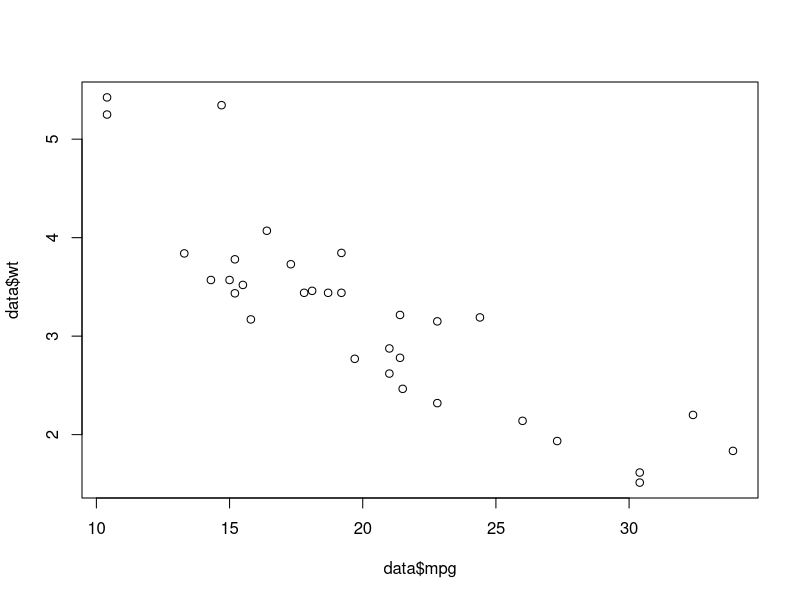
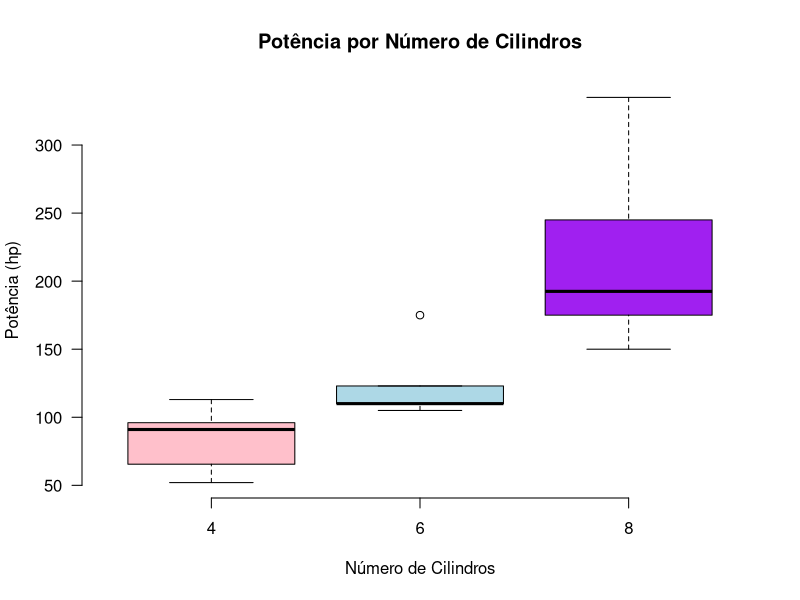
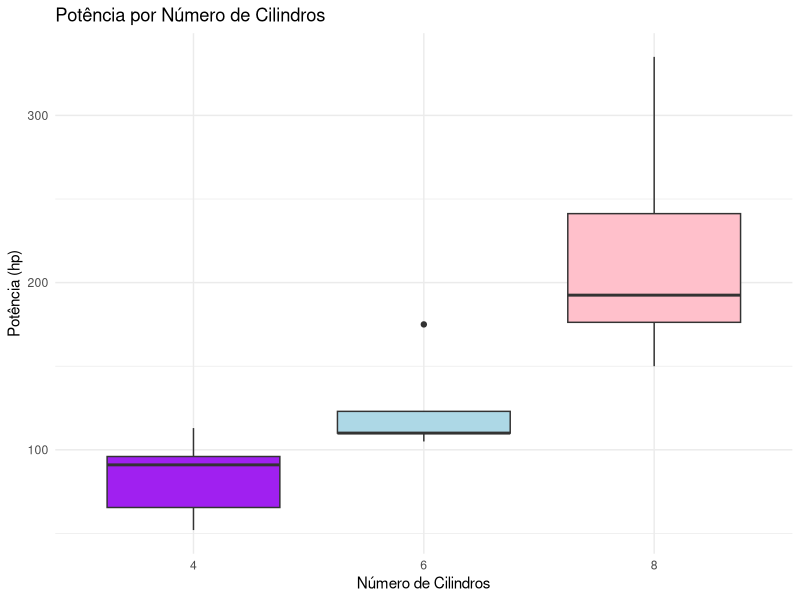
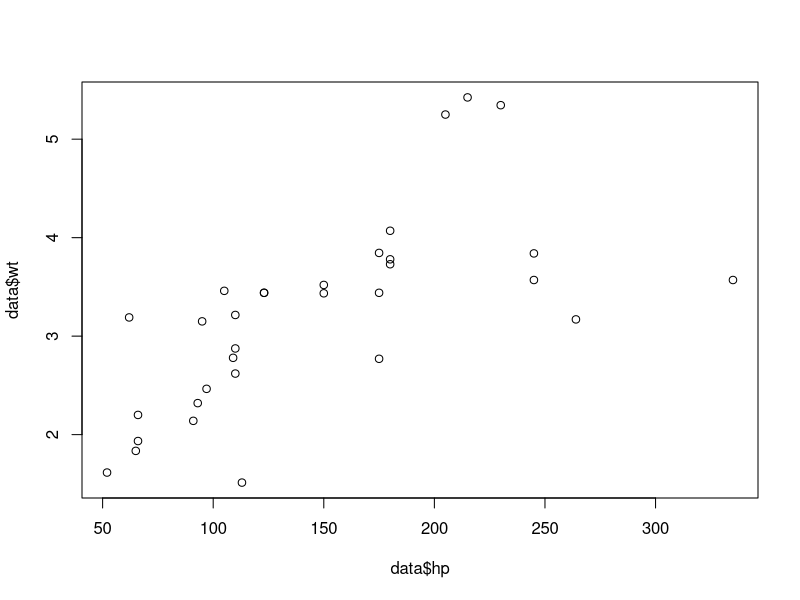
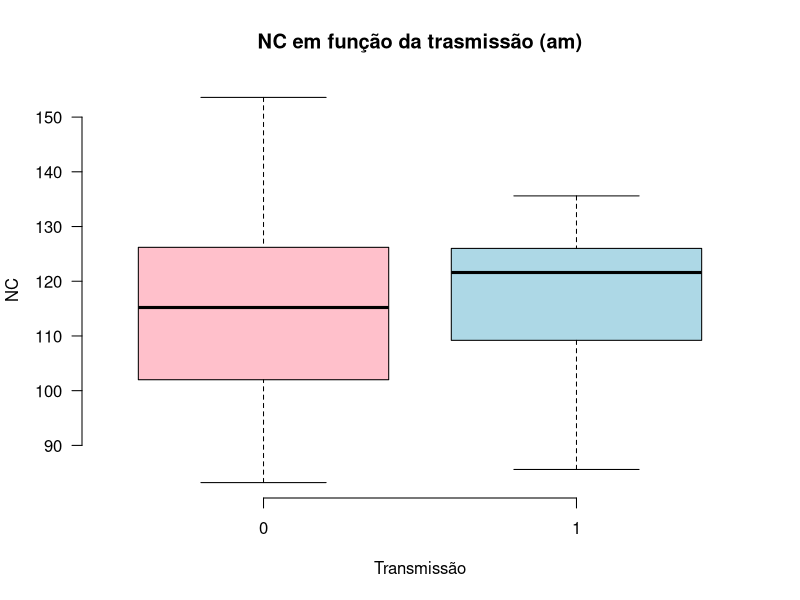

These charts were generated, in order, by the following R code:
## Exercicios resolvidos - Aula 4 ###############
# Carregando o dataset 
data <- mtcars

# a) Verifique se as colunas que deveriam ser categ?ricas (vs e am) realmente s?o atrav?s do comando str(data).
#Caso n?o estejam como fatores, utilize o comando as.factor() sobre a pr?pria coluna para alter?-la.
#Caso elas n?o estejam,os boxplots n?o lidar?o com vari?veis num?ricas no eixo x, por isso desta necessidade.

str(data)
# vs e am estao como numerico
# Converte a coluna para fator
data$vs <- as.factor(data$vs)
data$am <- as.factor(data$am)

str(data) # confirmando que foi alterado para dado fatorial

#b) Encontre a media, mediana e o desvio padrao da coluna milhas por galao (coluna mpg).
mean(data$mpg)
median(data$mpg)
sd(data$mpg)

# Os resultados de milhas por gal?o: 
#media: 20.09062
# mediana: 19.2
# desvio padrao: 6.026948

# c) Faça um scatter plot entre as colunas mpg e wt. Qual a conclusao? Verifique a correlacao.
plot(data$mpg, data$wt) #plotando scatter plot
shapiro.test(data$wt)
shapiro.test(data$mpg)
cor(data$mpg, data$wt,method = "pearson")

#Existe uma forte correção negativa entre Miles/(US) gallon e Weight (lb/1000). pearson = -0.8676594

# d) Existem mais carros com transmissão automática ou manual (coluna ‘am’)? Aplique o comando table().

 table(data$am)
 #Transmission (0 = automatic, 1 = manual); existem mais carros automaticos (19) do que manuais(12)
 
# e) Faça um boxplot do horsepower em funcao do numero de cilindros. O que observou de tendência? E se fizéssemos o mesmo boxplot pela transmissão (autom/manual). O que observou de tendência?

# Boxplot simples 
 
 boxplot(hp ~ cyl,
         data = data, 
         xlab = "Número de Cilindros",
         ylab = "Potência (hp)",
         main = "Potência por Número de Cilindros",
         col = c("pink", "lightblue", "purple"),
         las = 1,           # Mantem os valores do eixo Y na horizontal
         frame.plot = FALSE # Remove o contorno das bordas superior e direita
 )
 
 # Boxplot com ggplot2
 library(ggplot2)
 
 ggplot(data, aes(x = factor(cyl), y = hp, fill = factor(cyl))) +
   geom_boxplot(show.legend = FALSE) +
   scale_fill_manual(values = c("purple", "lightblue", "pink")) +
   labs(title = "Potência por Número de Cilindros",
        x = "Número de Cilindros",
        y = "Potência (hp)") +
   theme_minimal()
 
# f) Faca um scatter plot da coluna hp e wt. Qual a conclusao? Verifique a correlacao

 plot(data$hp, data$wt) #plotando scatter plot
 
 #Verificando correlacao
 shapiro.test(data$wt)
 shapiro.test(data$hp)
 cor(data$hp, data$wt,method = "spearman")
 
 #Apresenta forte correlação positiva entre hp e wt (0.7746767)
 
# g) Crie uma nova coluna chamada NC, onde 𝑁𝐶=𝑐𝑦𝑙∗𝑚𝑝𝑔.
 #Faça um boxplot do valor de NC em função da transmissao. O que observou?

 #Criando uma nova coluna: NC=cyl*mpg
data$NC <- data$cyl*data$mpg
data$NC 

#Criando boxplot: NC em função da transmissao
boxplot(NC ~ am,
        data = data, 
        xlab = "Transmissão",
        ylab = "NC",
        main = "NC em função da trasmissão (am)",
        col = c("pink", "lightblue", "purple"),
        las = 1,           
        frame.plot = FALSE #
)

# h) Filtre e calcule a media da eficiencia em milhas por galão de carros que possuem 𝑚𝑝𝑔<20.
#Filtrando e calculando a media da eficiencia em milhas por galao
media_mpg_menor20 <- mean(data$mpg[data$mpg < 20], na.rm = TRUE) 
#Exibindo a media
media_mpg_menor20
# A media: 15.9

# i) Filtre e calcule a mediana do peso (coluna wt) de carros que possuem 𝑚𝑝𝑔<20 e ℎ𝑝>180.

############# Usando pacote nativo do R ##################################

# Filtra o vetor de pesos 'wt' com as duas condições e calcula a mediana
mediana_wt <- median(data$wt[data$mpg < 20 & data$hp > 180], na.rm = TRUE)

# Exibe o resultado
mediana_wt
# A mediana foi 3.84


####################### Usando o pacote dplyr #################################################################

library(dplyr) #Carrega o pacote 
# Filtra e calcula a mediana
data %>%
  filter(mpg < 20, hp > 180) %>%
  summarise(mediana_peso = median(wt, na.rm = TRUE))

# A mediana permanece a mesma, unica coisa que muda que consegue fazer tudo em um comando

# j) Verifique o nome das linhas e nome das colunas do dataset mtcars.

rownames(mtcars) # nomes de cada linha

colnames(mtcars) # nomes das colunas
